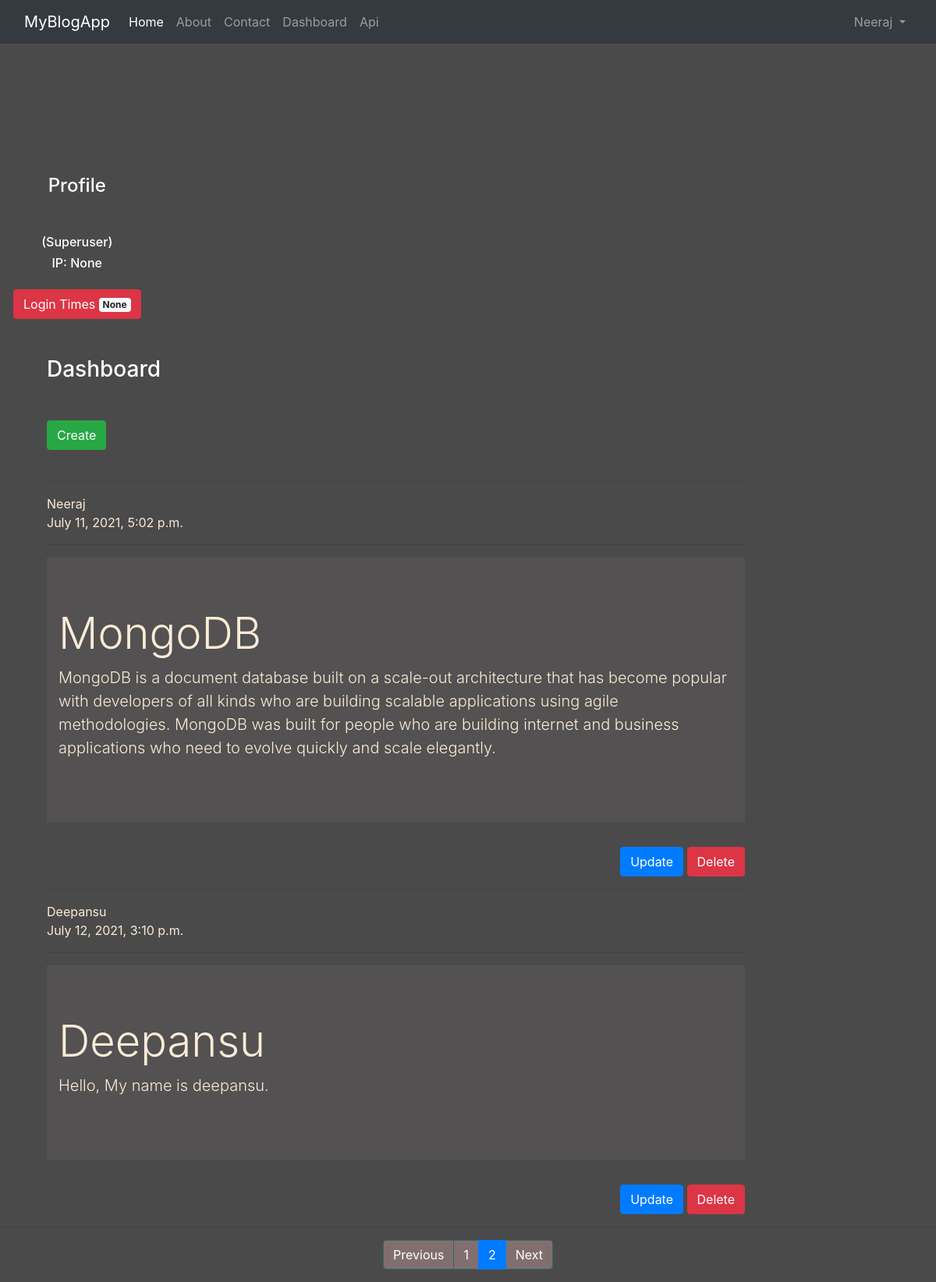
/dashboard/?page=2 (signed in), run on the app's committed database.
### app/models.py (models this page shows, shortened)
class Blog(models.Model):
    title = models.CharField(max_length=50)
    slug = models.SlugField(max_length=50, null=None, unique=True)
    desc = models.TextField()
    date = models.DateTimeField(default=datetime.today)
    creator = models.CharField(max_length=50)

### app/views.py (the view)
# urls.py: path('dashboard/',views.dashboard, name='dashboard'),
@login_required
def dashboard(request):
    if request.user.is_staff:
            blog = Blog.objects.all().order_by('id')
            paginator = Paginator(blog, 2)
            page_num = request.GET.get('page')
            page_obj = paginator.get_page(page_num)
    else:
        blog = Blog.objects.filter(creator=request.user).all().order_by('id')
        paginator = Paginator(blog, 2)
        page_num = request.GET.get('page')
        page_obj = paginator.get_page(page_num)
    user = request.user
    group = request.user.groups.all()
    ip = request.session.get('ip',0)
    full_name = user.get_full_name()
    login_count = cache.get('count', version=user.pk)
    return render(request, 'app/dashboard.html', {'blogs':page_obj, 'groups':group, 'ip':ip, 'fullname':full_name, 'ct':login_count})

### app/templates/app/dashboard.html (shortened to what this page needs)
{% extends "app/base.html" %}
{% block side %}
    <div class="clo-sm-2 text-white mx-3 text-center"><br><br><br><br><br>
        <h4 class='my-5'>Profile</h4>
        {% if request.user.is_superuser %}
            <h6>(Superuser)</h6>
        {% elif request.user.is_staff %}
            <h6>(Staff)</h6>
        {% else %}
            {% for group in groups %}
            <h6>({{group.name}})</h6>
            {% endfor %}
        {% endif %}
        <h6>IP: {{ip}}</h6>
        <button type='button' class='btn btn-danger mt-3'>Login Times <span class='badge badge-light'>{{ct}}</span></button>
    </div>
{% endblock side %}
{% block content %}
    <div class="col-sm-10">
        <h3 class="text-white my-5">Dashboard</h3>
        <a href="{% url 'createblog' %}" class="btn btn-success">Create</a>
        <br><br>
        {% for blog in blogs %}
        <hr>
        <div>
            {{blog.creator|capfirst}}
        </div>
        <div>
            {{blog.date}}
        </div>
        <hr>
        <div class="jumbotron jumbotron-fluid jumbo-color">
            <div class="container">
                <h1 class="display-4">{{blog.title}}</h1>
                <p class="lead">{{blog.desc}}</p>
            </div>
        </div>
        <div class="text-right">
            <a href="{% url 'editblog' blog.id blog.slug %}" class="btn btn-primary">Update</a>
            <a href="{% url 'deleteblog' blog.id blog.slug%}" class="btn btn-danger">Delete</a> <br>
         </div>
        {% endfor %}
    </div>
{% endblock content %}
{% block page %}
<hr>
{% include 'app/pagination.html' %}
{% endblock page %}

### app/templates/app/navbar.html (shortened to what this page needs)
<nav class="navbar navbar-expand-lg navbar-dark bg-dark">
  <a class="navbar-brand" href="{% url 'home' %}">MyBlogApp</a>
  <div class="collapse navbar-collapse" id="navbarNavAltMarkup">
    <div class="collapse navbar-collapse" id="navbarNavAltMarkup">
      <div class="navbar-nav">
        <a class="nav-link active" aria-current="page" href="{% url 'home' %}">Home</a>
        <a class="nav-link " href="{% url 'about' %}">About</a>
        <a class="nav-link" href="{% url 'contact' %}">Contact</a>
        <a class="nav-link" href="{% url 'dashboard' %}">Dashboard</a>
        {% if request.user.is_staff %}
        <a class="nav-link" href="http://127.0.0.1:8000/api/">Api</a>
        {% endif %}
      </div>
    </div>
    <div class="navbar-nav">
      <div class="nav-item dropdown">
        {% if request.user.is_authenticated %}
          {% if user is request.user %}
          <a class="nav-link dropdown-toggle" href="{% url 'home' %}" id="navbarDropdown" role="button" data-toggle="dropdown" aria-haspopup="true" aria-expanded="false">
            {{user|capfirst}}
          </a>
          {% endif %}
        {% else %}
          <a class="nav-link active" href="{% url 'userlogin' %}">Login/Signup</a>
        {% endif %}
      </div>
    </div>
  </div>
</nav>

### app/static/app/css/style.css (style rules this page uses)
body { background-color: rgb(75, 74, 74); color: antiquewhite; }
.jumbo-color { background-color: rgb(83, 81, 81); }

### data on the page
Blog: creator "Neeraj", date "July 11, 2021, 5:02 p.m.", title "MongoDB", desc "MongoDB is a document database built on a scale-out architecture that has become popular with developers of all kinds who are building scalable applications using agile methodologies. MongoDB was built for people who are building internet and business applications who need to evolve quickly and scale elegantly."
Blog: creator "Deepansu", date "July 12, 2021, 3:10 p.m.", title "Deepansu", desc "Hello, My name is deepansu."

### other printed values
{{ user|capfirst }} "Neeraj"
{{ ip }} "None"
{{ ct }} "None"
{{ blogs.previous_page_number }} "1"
{{ blogs.number }} "2"
